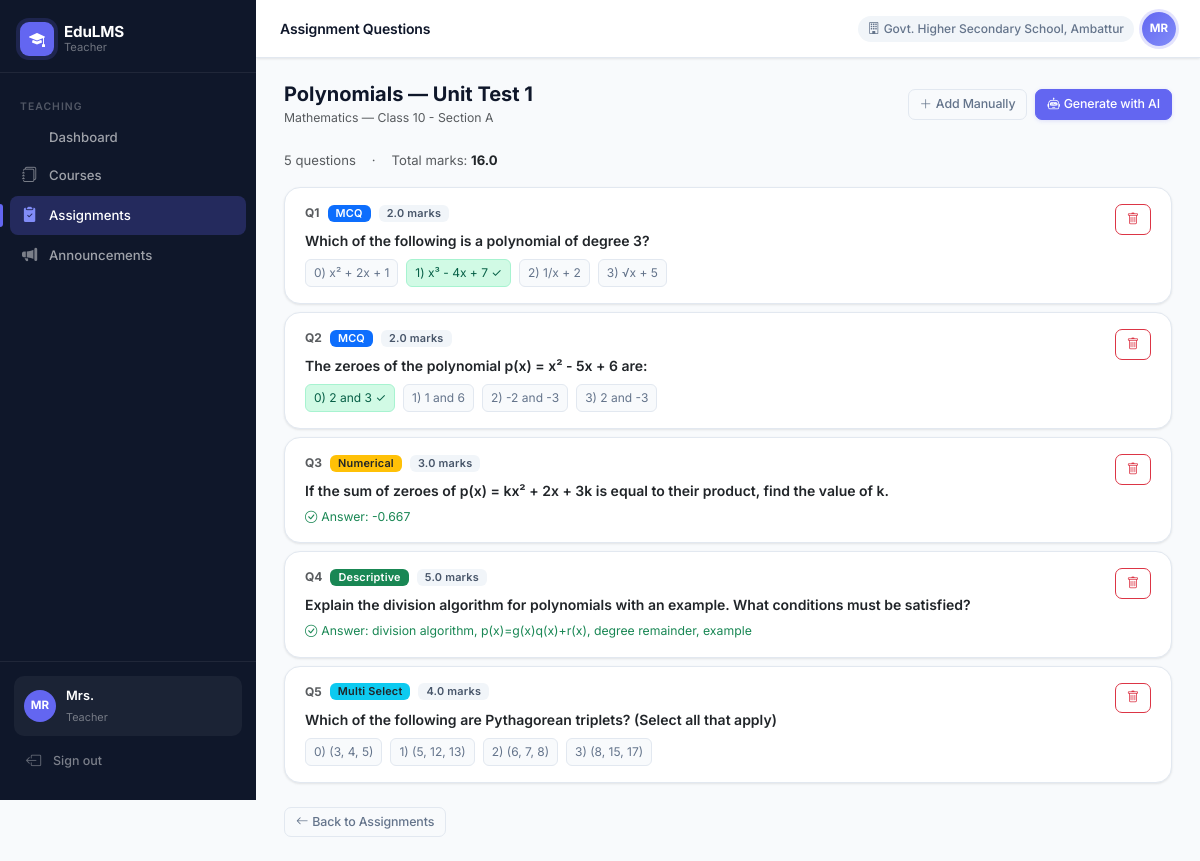
The app's page /teacher/assignments/1/questions (signed in) with its own data.
### app/models/user.py (models this page shows, shortened)
class User(UserMixin, db.Model):
    __tablename__ = 'users'
    id = db.Column(db.Integer, primary_key=True)
    username = db.Column(db.String(80), unique=True, nullable=False)
    password_hash = db.Column(db.String(256), nullable=False)
    full_name = db.Column(db.String(120), nullable=False)
    email = db.Column(db.String(120))
    phone = db.Column(db.String(20))
    role = db.Column(db.String(30), nullable=False)  # super_admin, district_admin, block_admin, school_admin, teacher, student, parent
    district_id = db.Column(db.Integer, db.ForeignKey('districts.id'), nullable=True)
    block_id = db.Column(db.Integer, db.ForeignKey('blocks.id'), nullable=True)
    school_id = db.Column(db.Integer, db.ForeignKey('schools.id'), nullable=True)
    is_active = db.Column(db.Boolean, default=True)
    created_at = db.Column(db.DateTime, default=datetime.utcnow)
    district = db.relationship('District', foreign_keys=[district_id])
    block = db.relationship('Block', foreign_keys=[block_id])
    school = db.relationship('School', foreign_keys=[school_id])

### app/models/hierarchy.py (models this page shows)
class School(db.Model):
    __tablename__ = 'schools'
    id = db.Column(db.Integer, primary_key=True)
    name = db.Column(db.String(120), nullable=False)
    block_id = db.Column(db.Integer, db.ForeignKey('blocks.id'), nullable=False)
    district_id = db.Column(db.Integer, db.ForeignKey('districts.id'), nullable=False)
    is_active = db.Column(db.Boolean, default=True)
    created_at = db.Column(db.DateTime, default=datetime.utcnow)

### app/models/assignment.py (models this page shows)
class Assignment(db.Model):
    __tablename__ = 'assignments'
    id = db.Column(db.Integer, primary_key=True)
    subject_id = db.Column(db.Integer, db.ForeignKey('subjects.id'), nullable=False)
    class_id = db.Column(db.Integer, db.ForeignKey('classes.id'), nullable=False)
    teacher_id = db.Column(db.Integer, db.ForeignKey('users.id'), nullable=False)
    title = db.Column(db.String(200), nullable=False)
    instructions = db.Column(db.Text)
    deadline = db.Column(db.DateTime, nullable=False)
    max_attempts = db.Column(db.Integer, default=1)
    allow_retry = db.Column(db.Boolean, default=False)
    school_id = db.Column(db.Integer, db.ForeignKey('schools.id'))
    block_id = db.Column(db.Integer, db.ForeignKey('blocks.id'))
    district_id = db.Column(db.Integer, db.ForeignKey('districts.id'))
    is_active = db.Column(db.Boolean, default=True)
    created_at = db.Column(db.DateTime, default=datetime.utcnow)
    subject = db.relationship('Subject', backref='assignments')
    class_ref = db.relationship('Class', backref='assignments')
    teacher = db.relationship('User', backref='created_assignments')
    questions = db.relationship('Question', backref='assignment', lazy=True, order_by='Question.order')

class Question(db.Model):
    __tablename__ = 'questions'
    id = db.Column(db.Integer, primary_key=True)
    assignment_id = db.Column(db.Integer, db.ForeignKey('assignments.id'), nullable=False)
    type = db.Column(db.String(20), nullable=False)  # mcq, multi_select, descriptive, numerical, file_upload
    text = db.Column(db.Text, nullable=False)
    marks = db.Column(db.Float, default=1.0)
    correct_answer = db.Column(db.Text)  # JSON for MCQ options/correct; plain text for others
    options = db.Column(db.Text)  # JSON array for MCQ/multi_select
    tolerance = db.Column(db.Float, nullable=True)
    order = db.Column(db.Integer, default=0)
    is_active = db.Column(db.Boolean, default=True)

### app/models/academic.py (models this page shows)
class Subject(db.Model):
    __tablename__ = 'subjects'
    id = db.Column(db.Integer, primary_key=True)
    name = db.Column(db.String(100), nullable=False)
    class_id = db.Column(db.Integer, db.ForeignKey('classes.id'), nullable=False)
    school_id = db.Column(db.Integer, db.ForeignKey('schools.id'), nullable=False)
    block_id = db.Column(db.Integer, db.ForeignKey('blocks.id'), nullable=False)
    district_id = db.Column(db.Integer, db.ForeignKey('districts.id'), nullable=False)
    is_active = db.Column(db.Boolean, default=True)
    modules = db.relationship('Module', backref='subject', lazy=True, order_by='Module.order')

class Class(db.Model):
    __tablename__ = 'classes'
    id = db.Column(db.Integer, primary_key=True)
    name = db.Column(db.String(100), nullable=False)
    academic_year = db.Column(db.String(20), nullable=False, default='2024-25')
    school_id = db.Column(db.Integer, db.ForeignKey('schools.id'), nullable=False)
    block_id = db.Column(db.Integer, db.ForeignKey('blocks.id'), nullable=False)
    district_id = db.Column(db.Integer, db.ForeignKey('districts.id'), nullable=False)
    is_active = db.Column(db.Boolean, default=True)
    school = db.relationship('School', backref='classes')
    subjects = db.relationship('Subject', backref='class_ref', lazy=True)

### app/routes/teacher.py (the view, shortened to what this page needs)
@teacher_bp.route('/assignments/<int:id>/questions', methods=['GET', 'POST'])
@login_required
@require_role('teacher')
def assignment_questions(id):
    assignment = Assignment.query.get_or_404(id)
    questions = Question.query.filter_by(assignment_id=id, is_active=True).order_by(Question.order).all()
    return render_template('teacher/assignment_questions.html', assignment=assignment, questions=questions)

### app/models/user.py (called while the page is built)
@login_manager.user_loader
def load_user(user_id):
    return User.query.get(int(user_id))

### app/services/rbac.py (called while the page is built)
def require_role(*roles):
    def decorator(f):
        @wraps(f)
        def decorated_function(*args, **kwargs):
            if not current_user.is_authenticated:
                return redirect(url_for('auth.login'))
            if current_user.role not in roles:
                abort(403)
            return f(*args, **kwargs)
        return decorated_function
    return decorator

### app/templates/teacher/assignment_questions.html (shortened to what this page needs)
{% extends "base.html" %}
{% block page_title %}Assignment Questions{% endblock %}
{% block content %}
<div class="d-flex justify-content-between align-items-center mb-4">
    <div>
        <h5 class="fw-bold mb-0">{{ assignment.title }}</h5>
        <small class="text-muted">{{ assignment.subject.name }} — {{ assignment.class_ref.name }}</small>
    </div>
    <div class="d-flex gap-2">
        <button class="btn btn-outline-secondary btn-sm" data-bs-toggle="modal" data-bs-target="#addQModal">
            <i class="bi bi-plus-lg me-1"></i>Add Manually
        </button>
        <button class="btn btn-primary btn-sm" data-bs-toggle="modal" data-bs-target="#aiModal">
            <i class="bi bi-robot me-1"></i>Generate with AI
        </button>
    </div>
</div>
{% if questions %}
<div class="mb-3 d-flex align-items-center gap-3">
    <span class="text-muted" style="font-size:.82rem;">{{ questions|length }} questions</span>
    <span class="text-muted" style="font-size:.82rem;">·</span>
    <span class="text-muted" style="font-size:.82rem;">Total marks: <strong class="text-dark">{{ questions|sum(attribute='marks') }}</strong></span>
</div>
{% endif %}
{% for q in questions %}
<div class="card mb-2">
    <div class="card-body py-3">
        <div class="d-flex justify-content-between align-items-start gap-3">
            <div class="flex-grow-1">
                <div class="d-flex align-items-center gap-2 mb-2">
                    <span class="fw-bold text-muted" style="font-size:.75rem;">Q{{ loop.index }}</span>
                    {% if q.type == 'mcq' %}
                        <span class="badge bg-primary" style="font-size:.68rem;">MCQ</span>
                    {% elif q.type == 'descriptive' %}
                        <span class="badge bg-success" style="font-size:.68rem;">Descriptive</span>
                    {% elif q.type == 'numerical' %}
                        <span class="badge bg-warning text-dark" style="font-size:.68rem;">Numerical</span>
                    {% elif q.type == 'multi_select' %}
                        <span class="badge bg-info text-dark" style="font-size:.68rem;">Multi Select</span>
                    {% else %}
                        <span class="badge bg-secondary" style="font-size:.68rem;">{{ q.type.replace('_',' ').title() }}</span>
                    {% endif %}
                    <span class="badge" style="background:#f1f5f9;color:#475569;font-size:.68rem;">{{ q.marks }} marks</span>
                </div>
                <p class="mb-1 fw-semibold" style="font-size:.875rem;">{{ q.text }}</p>
                {% if q.options %}
                    {% set opts = q.options | from_json %}
                    <div class="d-flex flex-wrap gap-2 mt-2">
                    {% for o in opts %}
                        {% if loop.index0 | string == q.correct_answer %}
                            <span class="px-2 py-1 rounded" style="background:#d1fae5;border:1px solid #a7f3d0;font-size:.75rem;color:#065f46;">
                                {{ loop.index0 }}) {{ o }} ✓
                            </span>
                        {% else %}
                            <span class="px-2 py-1 rounded" style="background:#f8fafc;border:1px solid #e2e8f0;font-size:.75rem;color:#64748b;">
                                {{ loop.index0 }}) {{ o }}
                            </span>
                        {% endif %}
                    {% endfor %}
                    </div>
                {% endif %}
                {% if q.correct_answer and q.type != 'mcq' and q.type != 'multi_select' %}
                    <div class="mt-1">
                        <small class="text-success"><i class="bi bi-check-circle me-1"></i>Answer: {{ q.correct_answer }}</small>
                    </div>
                {% endif %}
            </div>
            <form method="POST" class="flex-shrink-0">
                <button class="btn btn-sm btn-outline-danger" title="Remove"><i class="bi bi-trash"></i></button>
            </form>
        </div>
    </div>
</div>
{% endfor %}
<div class="mt-4">
    <a href="{{ url_for('teacher.assignments') }}" class="btn btn-outline-secondary btn-sm">
        <i class="bi bi-arrow-left me-1"></i>Back to Assignments
    </a>
</div>
{% endblock %}

### app/templates/base.html (shortened to what this page needs)
<!DOCTYPE html>
<html lang="en">
<head>
    <link href="https://cdn.jsdelivr.net/npm/bootstrap@5.3.2/dist/css/bootstrap.min.css" rel="stylesheet">
    <link href="https://cdn.jsdelivr.net/npm/bootstrap-icons@1.11.3/font/bootstrap-icons.css" rel="stylesheet">
</head>
<body>
{% if current_user.is_authenticated %}
<nav id="sidebar">
    <div class="sidebar-brand">
        <div class="sidebar-brand-icon"><i class="bi bi-mortarboard-fill"></i></div>
        <div class="sidebar-brand-text">
            <strong>EduLMS</strong>
            <span>{{ current_user.role.replace('_',' ').title() }}</span>
        </div>
    </div>
    <div class="sidebar-nav">
    {% if current_user.role in ['super_admin','district_admin','block_admin','school_admin'] %}
        <div class="nav-section">Administration</div>
        <a href="{{ url_for('admin.dashboard') }}" class="nav-link {% if request.endpoint == 'admin.dashboard' %}active{% endif %}">
            <i class="bi bi-squares"></i> Dashboard
        </a>
        {% if current_user.role == 'super_admin' %}
        <a href="{{ url_for('admin.districts') }}" class="nav-link {% if request.endpoint == 'admin.districts' %}active{% endif %}">
            <i class="bi bi-map"></i> Districts
        </a>
        <a href="{{ url_for('admin.blocks') }}" class="nav-link {% if request.endpoint == 'admin.blocks' %}active{% endif %}">
            <i class="bi bi-geo-alt"></i> Blocks
        </a>
        {% endif %}
        {% if current_user.role in ['super_admin','district_admin','block_admin'] %}
        <a href="{{ url_for('admin.schools') }}" class="nav-link {% if request.endpoint == 'admin.schools' %}active{% endif %}">
            <i class="bi bi-building-fill"></i> Schools
        </a>
        {% endif %}
        <a href="{{ url_for('admin.users') }}" class="nav-link {% if request.endpoint == 'admin.users' %}active{% endif %}">
            <i class="bi bi-people-fill"></i> Users
        </a>
        <a href="{{ url_for('admin.classes') }}" class="nav-link {% if request.endpoint == 'admin.classes' %}active{% endif %}">
            <i class="bi bi-collection-fill"></i> Classes
        </a>
        <a href="{{ url_for('admin.subjects') }}" class="nav-link {% if request.endpoint == 'admin.subjects' %}active{% endif %}">
            <i class="bi bi-book-fill"></i> Subjects
        </a>
    {% elif current_user.role == 'teacher' %}
        <div class="nav-section">Teaching</div>
        <a href="{{ url_for('teacher.dashboard') }}" class="nav-link {% if request.endpoint == 'teacher.dashboard' %}active{% endif %}">
             Dashboard
        </a>
        <a href="{{ url_for('teacher.courses') }}" class="nav-link {% if request.endpoint and 'course' in request.endpoint %}active{% endif %}">
            <i class="bi bi-journals"></i> Courses
        </a>
        <a href="{{ url_for('teacher.assignments') }}" class="nav-link {% if request.endpoint and 'assignment' in request.endpoint %}active{% endif %}">
            <i class="bi bi-clipboard2-check-fill"></i> Assignments
        </a>
        <a href="{{ url_for('teacher.announcements') }}" class="nav-link {% if request.endpoint == 'teacher.announcements' %}active{% endif %}">
            <i class="bi bi-megaphone-fill"></i> Announcements
        </a>
    {% endif %}
    </div>
    <div class="sidebar-footer">
        <div class="sidebar-user">
            <div class="sidebar-avatar">{{ current_user.full_name[:2].upper() }}</div>
            <div class="sidebar-user-info">
                <strong>{{ current_user.full_name.split()[0] }}</strong>
                <span>{{ current_user.role.replace('_',' ').title() }}</span>
            </div>
        </div>
        <a href="{{ url_for('auth.logout') }}" class="nav-link" style="color:rgba(255,255,255,.45);font-size:.78rem;">
            <i class="bi bi-box-arrow-left"></i> Sign out
        </a>
    </div>
</nav>
<div id="main">
    <div id="topbar">
        <div class="d-flex align-items-center gap-3">
            <span class="topbar-title">{% block page_title %}{% endblock %}</span>
        </div>
        <div class="d-flex align-items-center gap-2">
            {% if current_user.school %}
            <span class="topbar-school d-none d-md-block">
                <i class="bi bi-building me-1"></i>{{ current_user.school.name }}
            </span>
            {% endif %}
            <div class="topbar-avatar">{{ current_user.full_name[:2].upper() }}</div>
        </div>
    </div>
    <div class="page-content">
        {% block content %}{% endblock %}
    </div>
</div>
{% else %}
{% block auth_content %}{% endblock %}
{% endif %}
</body>
</html>

### records on screen
User: role.replace "Teacher", full_name "MR", full_name "Mrs."
School: school.name "Govt. Higher Secondary School, Ambattur"
Assignment: title "Polynomials — Unit Test 1"
Subject: subject.name "Mathematics"
Class: class_ref.name "Class 10 - Section A"
Question: type "MCQ", marks "2.0", text "Which of the following is a polynomial of degree 3?", opts "x² + 2x + 1" "1/x + 2" "√x + 5", opts "x³ - 4x + 7"
Question: type "MCQ", marks "2.0", text "The zeroes of the polynomial p(x) = x² - 5x + 6 are:", opts "2 and 3", opts "1 and 6" "-2 and -3" "2 and -3"
Question: type "Numerical", marks "3.0", text "If the sum of zeroes of p(x) = kx² + 2x + 3k is equal to their product, find the value of k.", correct_answer "-0.667"
Question: type "Descriptive", marks "5.0", text "Explain the division algorithm for polynomials with an example. What conditions must be satisfied?", correct_answer "division algorithm, p(x)=g(x)q(x)+r(x), degree remainder, example"
Question: type "Multi Select", marks "4.0", text "Which of the following are Pythagorean triplets? (Select all that apply)", opts "(3, 4, 5)" "(5, 12, 13)" "(6, 7, 8)" "(8, 15, 17)"

### other values on screen
{{ questions|length }} "5"
{{ questions|sum(attribute='marks') }} "16.0"
